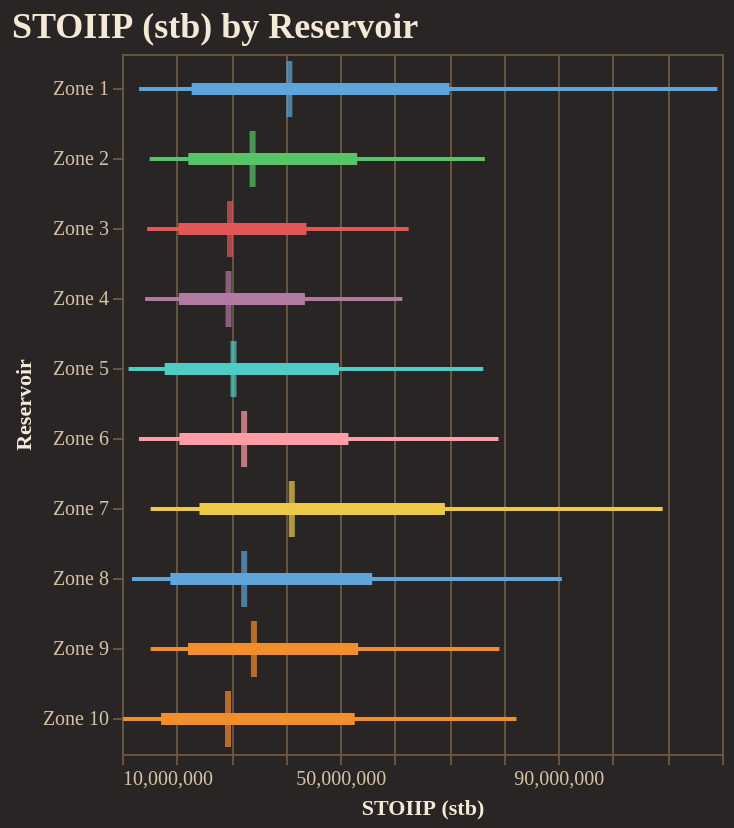

The code cell stored with this chart in its notebook:
### Code cell
fig = reporter.plotter.forest_plot(
    "STOIIP (stb)", 
    backend=PLOTTING_BACKEND
)
fig.show()

### Figure 1 — Vega-Lite specification as saved in the notebook (floating-point values rounded to 4 significant figures)
{"config": {"background": "#292524", "view": {"fill": "#292524", "stroke": "#665340"}, "title": {"color": "#f4e9d7", "font": "Merriweather", "fontSize": 18, "fontWeight": 600, "subtitleColor": "#d5c2a6", "anchor": "start"}, "axis": {"domainColor": "#665340", "gridColor": "#665340", "tickColor": "#665340", "labelColor": "#d5c2a6", "titleColor": "#f4e9d7", "labelFont": "Merriweather", "titleFont": "Merriweather"}, "legend": {"titleColor": "#f4e9d7", "labelColor": "#d5c2a6", "labelFont": "Merriweather", "titleFont": "Merriweather", "orient": "top-right", "symbolType": "circle"}, "header": {"labelColor": "#d5c2a6", "titleColor": "#f4e9d7", "labelFont": "Merriweather", "titleFont": "Merriweather"}, "mark": {"color": "#c78d3b"}, "line": {"color": "#c78d3b"}, "bar": {"color": "#c78d3b"}, "point": {"color": "#ddb06d"}, "area": {"color": "#c78d3b", "opacity": 0.35}, "text": {"color": "#f4e9d7", "font": "Merriweather"}, "range": {"category": ["#5DA5DA", "#F28E2B", "#59C36A", "#E15759", "#B07AA1", "#4ECDC4", "#FF9DA7", "#EDC948"]}}, "layer": [{"mark": {"type": "rule", "strokeWidth": 2}, "encoding": {"color": {"field": "group", "legend": null, "type": "nominal"}, "x": {"field": "p10", "scale": {"zero": false}, "title": "STOIIP (stb)", "type": "quantitative"}, "x2": {"field": "p90"}, "y": {"field": "group", "sort": ["Zone 1", "Zone 2", "Zone 3", "Zone 4", "Zone 5", "Zone 6", "Zone 7", "Zone 8", "Zone 9", "Zone 10"], "title": "Reservoir", "type": "nominal"}}}, {"mark": {"type": "rule", "strokeWidth": 6}, "encoding": {"color": {"field": "group", "legend": null, "type": "nominal"}, "x": {"field": "p25", "scale": {"zero": false}, "title": "STOIIP (stb)", "type": "quantitative"}, "x2": {"field": "p75"}, "y": {"field": "group", "sort": ["Zone 1", "Zone 2", "Zone 3", "Zone 4", "Zone 5", "Zone 6", "Zone 7", "Zone 8", "Zone 9", "Zone 10"], "title": "Reservoir", "type": "nominal"}}}, {"mark": {"type": "tick", "color": "black", "size": 28, "thickness": 3}, "encoding": {"color": {"field": "group", "legend": null, "type": "nominal"}, "tooltip": [{"field": "group", "title": "Group", "type": "nominal"}, {"field": "p10", "title": "P10", "type": "quantitative"}, {"field": "p25", "title": "P25", "type": "quantitative"}, {"field": "median", "title": "Median", "type": "quantitative"}, {"field": "p75", "title": "P75", "type": "quantitative"}, {"field": "p90", "title": "P90", "type": "quantitative"}], "x": {"field": "median", "scale": {"zero": false}, "title": "STOIIP (stb)", "type": "quantitative"}, "y": {"field": "group", "sort": ["Zone 1", "Zone 2", "Zone 3", "Zone 4", "Zone 5", "Zone 6", "Zone 7", "Zone 8", "Zone 9", "Zone 10"], "title": "Reservoir", "type": "nominal"}}}], "data": {"name": "data-f05951e97177d9de60cd2d1545395919"}, "height": 350, "title": "STOIIP (stb) by Reservoir", "width": "container", "$schema": "https://vega.github.io/schema/vega-lite/v5.20.1.json", "datasets": {"data-f05951e97177d9de60cd2d1545395919": [{"group": "Zone 1", "p10": 13130000.0, "p25": 22770000.0, "median": 40690000.0, "p75": 70040000.0, "p90": 119100000.0}, {"group": "Zone 2", "p10": 15070000.0, "p25": 22160000.0, "median": 33940000.0, "p75": 53110000.0, "p90": 76530000.0}, {"group": "Zone 3", "p10": 14600000.0, "p25": 20320000.0, "median": 29800000.0, "p75": 43810000.0, "p90": 62550000.0}, {"group": "Zone 4", "p10": 14240000.0, "p25": 20420000.0, "median": 29530000.0, "p75": 43530000.0, "p90": 61390000.0}, {"group": "Zone 5", "p10": 11200000.0, "p25": 17820000.0, "median": 30440000.0, "p75": 49780000.0, "p90": 76230000.0}, {"group": "Zone 6", "p10": 13110000.0, "p25": 20520000.0, "median": 32390000.0, "p75": 51510000.0, "p90": 79030000.0}, {"group": "Zone 7", "p10": 15250000.0, "p25": 24210000.0, "median": 41130000.0, "p75": 69200000.0, "p90": 109100000.0}, {"group": "Zone 8", "p10": 11830000.0, "p25": 18870000.0, "median": 32400000.0, "p75": 55860000.0, "p90": 90630000.0}, {"group": "Zone 9", "p10": 15260000.0, "p25": 22090000.0, "median": 34190000.0, "p75": 53300000.0, "p90": 79190000.0}, {"group": "Zone 10", "p10": 10190000.0, "p25": 17160000.0, "median": 29440000.0, "p75": 52660000.0, "p90": 82330000.0}]}}
